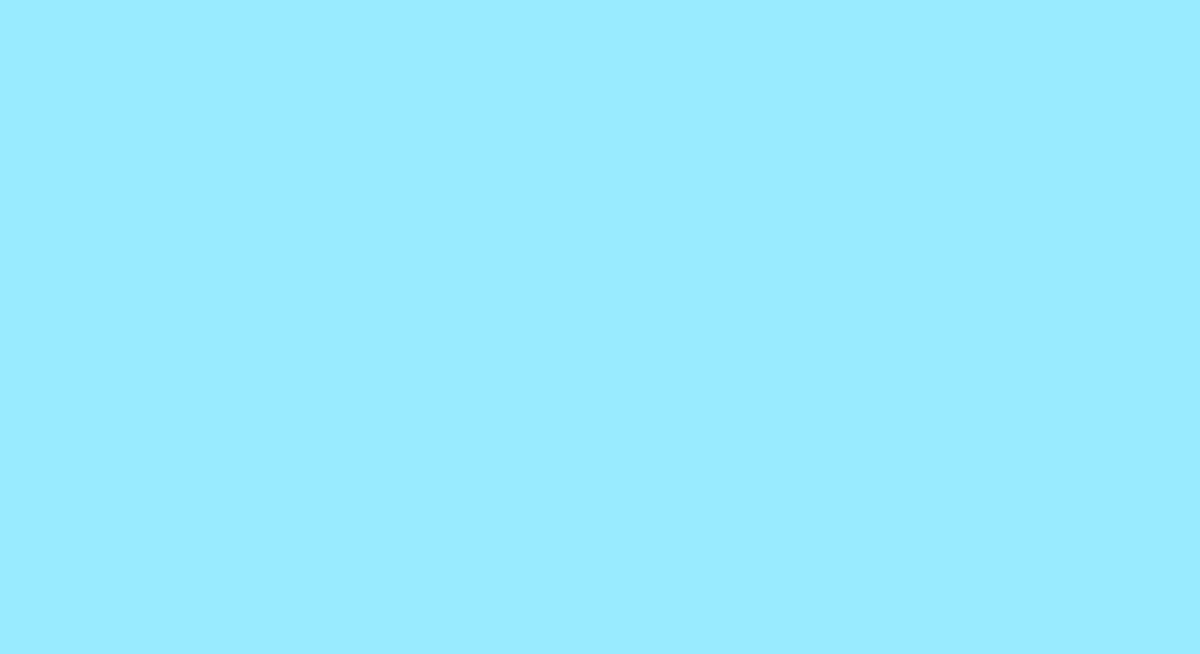
Frame 1 (no input)
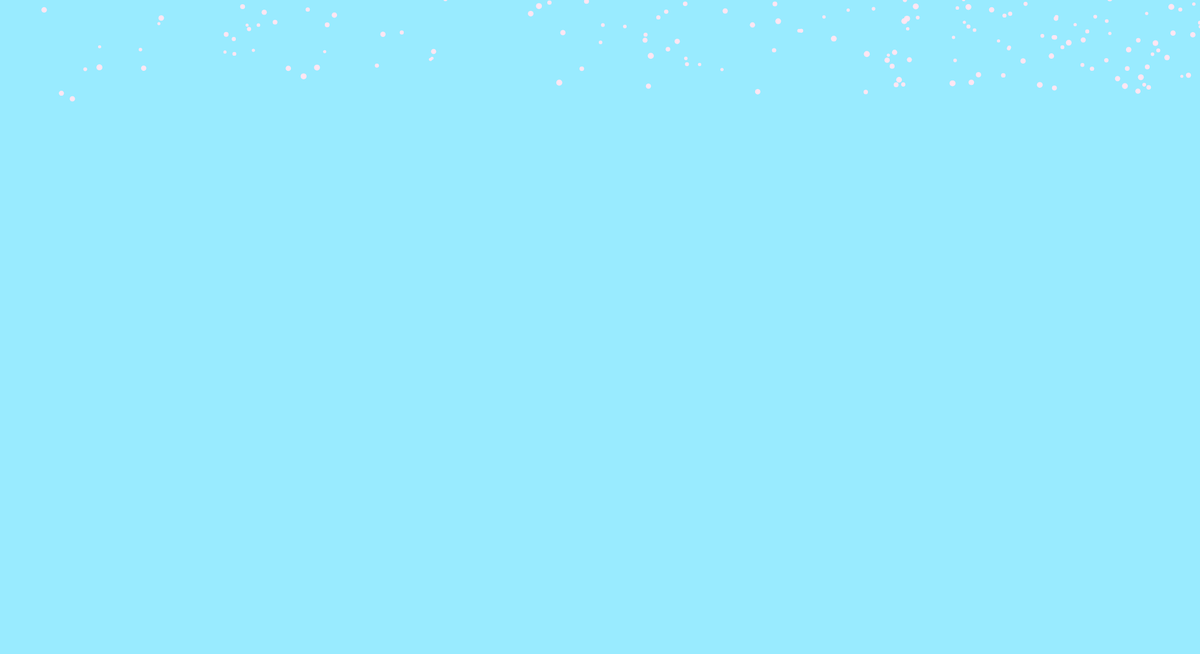
Frame 60 (no input)
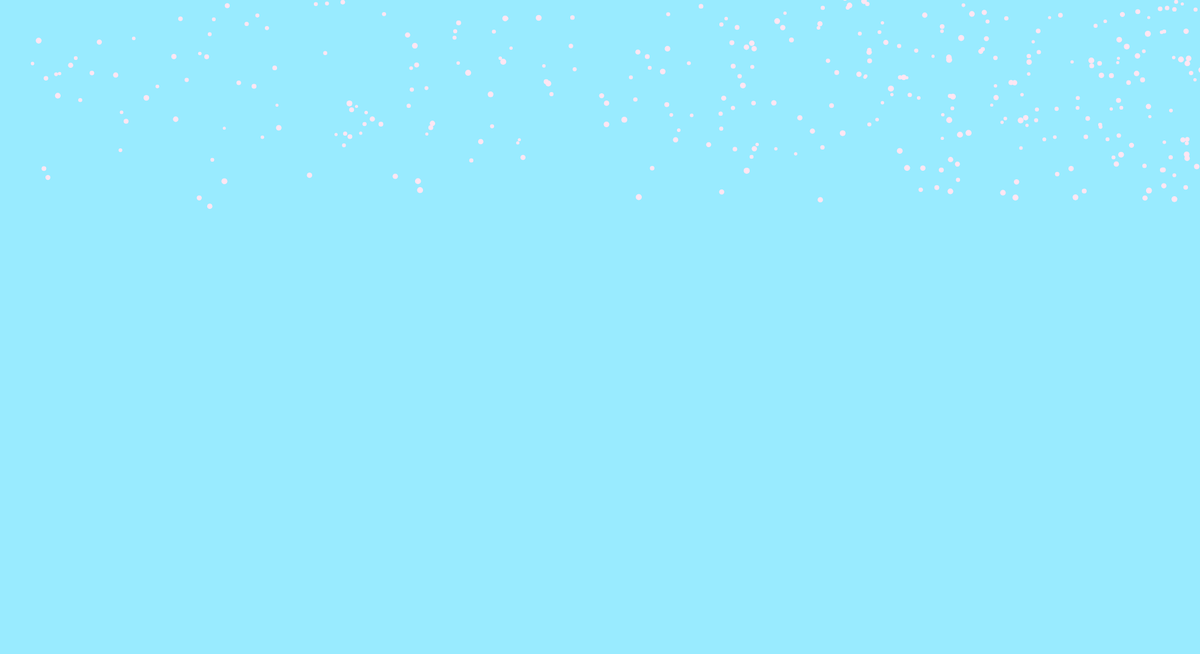
Frame 120 (the mouse pressed at the canvas centre since frame 60)

The p5.js sketch that drew these frames (run headless with seeded random() and noise() and a simulated clock; from frame 60 on, the mouse is pressed at the canvas centre):

// p5.js sketch
// ── sketch.js
//original sketch: https://editor.p5js.org/abrock/sketches/SyyaEusom by abrock
//finding out time: https://editor.p5js.org/lberdugo/sketches/BJG10p4dZ
  
let petals = []; //array function that holds cherry blossom petals

function setup() {
  createCanvas(1980, 1080);
  //stroke(127, 63, 120);
  fill(255, 230, 243);
  noStroke();
} //draws background


function draw() {
  background(153, 235, 255);
  let t = frameCount / 100; //updates time

  for (var i = 0; i < 10; i++) {
    petals.push(new petal()); //append petal object
  } //random number of petals each frame

  //loop through petals
  for (let blossom of petals) {
    blossom.update(t); //update petal position
    blossom.display(); //draw petal
  }
}
//petal class
function petal() {
  // initialize coordinates
  this.posX = 0;
  this.posY = random(-50, 0);
  this.initialangle = random(10, 0 * PI);
  this.size = random(5, 10);
  //ellipse(10, 20, 20, 7);

  this.radius = sqrt(random(pow(width / 1, 2)));
  this.update = function(time) {
    // x position follows a circle
    let w = 0.1; // angular speed
    let angle = w * time + this.initialangle;
    this.posX = width / 1 + this.radius * tan(angle); //calculates tangent of the angle the petals fall
    this.posY += pow(this.size, 0.5);

    // delete petal if past end of screen
    if (this.posY > height) {
      let index = petals.indexOf(this);
      petals.splice(index, 1);
    }
  };
  this.display = function() {
    ellipse(this.posX, this.posY, this.size);
  };
}


// Toggle between full screen and windowed mode
function toggleFullscreen() {
  let fs = fullscreen();
  fullscreen(!fs);
  if (!fs) {
    fullscreenBtn.html('Windowed'); // Change button text to "Windowed" when in full screen
  } else {
    fullscreenBtn.html('Full Screen'); // Change back to "Full Screen" when exiting full screen
  }
}

// Adjust canvas size dynamically when the window is resized
function windowResized() {
  resizeCanvas(windowWidth, windowHeight);
}
